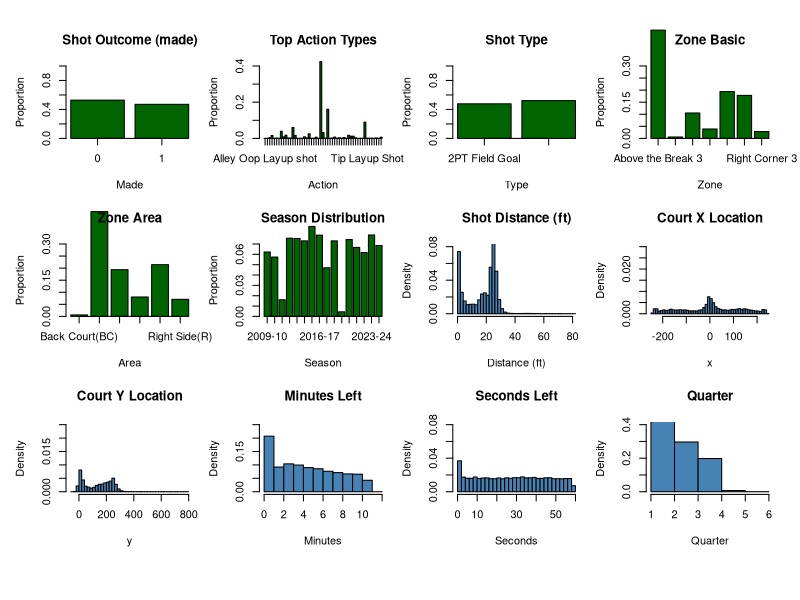

Recreate this plot in R.
## ---- chunk 1
knitr::opts_knit$set(root.dir = "C:/Users/12895/Desktop/DS coursework")
## ---- chunk 2
library(readr)
df <- read.csv("data/derived/curry_shots_cleaned.csv")
attach(df)
## ---- chunk 3
png("outputs/figures/univariate_analysis.png", width = 1000, height = 580, res = 80)
par(mfrow = c(3, 4), oma = c(4, 1, 1, 1), mar = c(4, 4, 4, 1))

# ====== Categorical Variables - Bar Plots ======

# Shot outcome: made or missed
barplot(prop.table(table(made)), col = "darkgreen",
        main = "Shot Outcome (made)",
        ylab = "Proportion", xlab = "Made", ylim = c(0, 1), axis.lty = 1)

# Action type: e.g., Jump Shot, Layup, etc.
barplot(prop.table(table(action_type)), col = "darkgreen",
        main = "Top Action Types",
        ylab = "Proportion", xlab = "Action", ylim = c(0, 0.4), axis.lty = 1)

# Shot type: 2PT or 3PT
barplot(prop.table(table(shot_type)), col = "darkgreen",
        main = "Shot Type",
        ylab = "Proportion", xlab = "Type", ylim = c(0, 1), axis.lty = 1)

# Zone Basic: primary shooting zones
barplot(prop.table(table(zone_basic)), col = "darkgreen",
        main = "Zone Basic",
        ylab = "Proportion", xlab = "Zone", ylim = c(0, 0.3), axis.lty = 1)

# Zone Area: court areas (e.g., left side, right side, etc.)
barplot(prop.table(table(zone_area)), col = "darkgreen",
        main = "Zone Area",
        ylab = "Proportion", xlab = "Area", ylim = c(0, 0.3), axis.lty = 1)

# Season distribution
barplot(prop.table(table(season)), col = "darkgreen",
        main = "Season Distribution",
        ylab = "Proportion", xlab = "Season", ylim = c(0, 0.07), axis.lty = 1)

# ====== Numerical Variables - Histograms ======

# Shot distance in feet
hist(distance_ft, breaks = 40, col = "steelblue",
     main = "Shot Distance (ft)",
     probability = TRUE, xlab = "Distance (ft)", ylim = c(0, 0.08))

# X-coordinate on the court
hist(x, breaks = 40, col = "steelblue",
     main = "Court X Location", probability = TRUE, xlab = "x", ylim = c(0, 0.03))

# Y-coordinate on the court
hist(y, breaks = 40, col = "steelblue",
     main = "Court Y Location", probability = TRUE, xlab = "y", ylim = c(0, 0.025))

# Time remaining (minutes)
hist(minutes_left, breaks = 12, col = "steelblue",
     main = "Minutes Left", probability = TRUE, xlab = "Minutes", ylim = c(0, 0.25))

# Time remaining (seconds)
hist(seconds_left, breaks = 30, col = "steelblue",
     main = "Seconds Left", probability = TRUE, xlab = "Seconds", ylim = c(0, 0.08))

# Quarter of the game (1st to 4th)
hist(quarter, breaks = 4, col = "steelblue",
     main = "Quarter", probability = TRUE, xlab = "Quarter", ylim = c(0, 0.4))

# Save and close the plot
dev.off()

# Detach the data frame from the search path if previously attached
detach(df)

